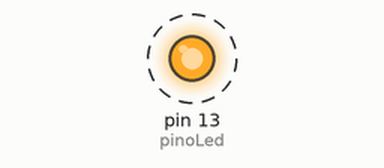
Recording of a sketch running on a simulated Arduino Uno, built with avr-gcc and run on an emulated ATmega328P. Shown: output pins drawn as LEDs (lit = HIGH). Dashed ring = blinking.

Above: at 0.5 s.
Timing chart, 0 to 4.6 s (numbered marks = the images above):
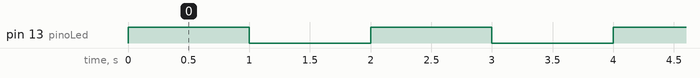

Measured:
- by itself, pin 13 (pinoLed): alternates HIGH for 1.0 s and LOW for 1.0 s

The sketch:

blink.ino
```cpp
// (licence header left out)
// Poderia ser qualquer outro pino, ou poderia ser LED_BUILTIN
const int pinoLed = 13;

void setup() {
	pinMode(pinoLed, OUTPUT); // Configura pino como saída
}

void loop() {
	digitalWrite(pinoLed, HIGH); // Acende o LED (Aplica nível alto)
	delay(1000);                 // Pausa por 1 segundo
	digitalWrite(pinoLed, LOW);  // Apaga o LED (Aplica nível baixo)
	delay(1000);                 // Pausa por 1 segundo
}
```
